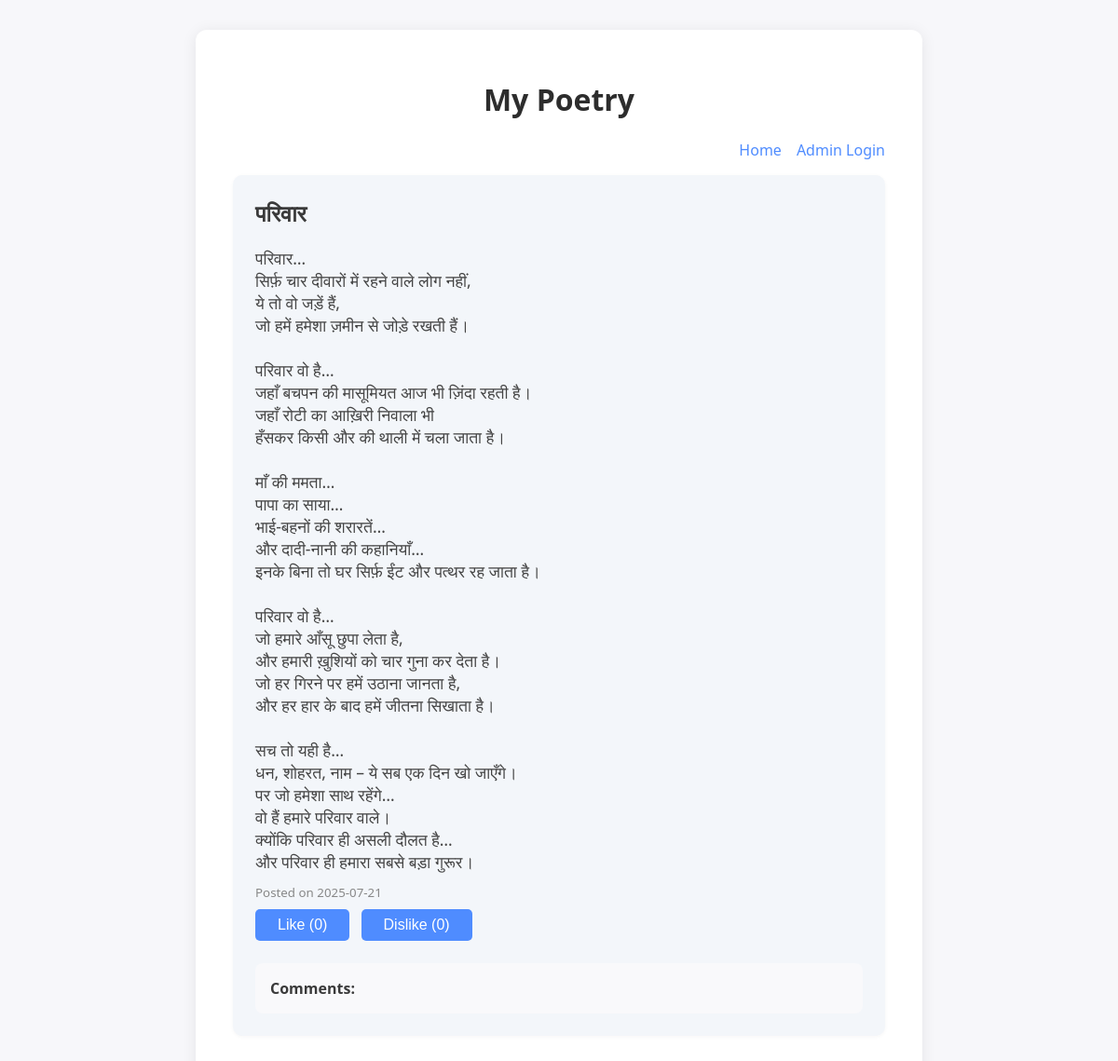
Screenshot of /poems/2 with the database file from the repository.
### main.py (models this page shows)
class Poem(Base):
    __tablename__ = "poems"
    id = Column(Integer, primary_key=True, index=True)
    title = Column(String, nullable=False)
    content = Column(Text, nullable=False)
    created_at = Column(DateTime, default=datetime.utcnow)
    likes = relationship("Like", back_populates="poem")
    comments = relationship("Comment", back_populates="poem")

### main.py (the view)
@app.get("/poems/{poem_id}", response_class=HTMLResponse)
def poem_detail(request: Request, poem_id: int, db: Session = Depends(get_db)):
    poem = db.query(Poem).filter(Poem.id == poem_id).first()
    if not poem:
        return HTMLResponse("Poem not found", status_code=404)
    is_admin = request.session.get("admin", False)
    session_id = request.session.get("sid")
    likes = sum(1 for l in poem.likes if l.value == 1)
    dislikes = sum(1 for l in poem.likes if l.value == -1)
    user_like = None
    if session_id:
        for l in poem.likes:
            if l.session_id == session_id:
                user_like = l.value
    created_at_str = poem.created_at.strftime('%Y-%m-%d') if isinstance(poem.created_at, datetime) else str(poem.created_at)[:10]
    comments = []
    for c in poem.comments:
        c_date = c.created_at.strftime('%Y-%m-%d') if isinstance(c.created_at, datetime) else str(c.created_at)[:10]
        comments.append({"id": c.id, "content": c.content, "created_at": c_date})
    return templates.TemplateResponse("poem_detail.html", {
        "request": request,
        "poem": poem,
        "likes": likes,
        "dislikes": dislikes,
        "user_like": user_like,
        "is_admin": is_admin,
        "created_at": created_at_str,
        "comments": comments
    })

### templates/poem_detail.html (shortened to what this page needs)
<!DOCTYPE html>
<html>
<head>
</head>
<body>
    <div class="container">
        <h1>My Poetry</h1>
        <div class="top-bar">
            <a href="/">Home</a>
            {% if is_admin %}
                <a href="/logout">Logout</a>
            {% else %}
                <a href="/login">Admin Login</a>
            {% endif %}
        </div>
        <div class="poem">
            <h2>{{ poem.title }}</h2>
            <pre>{{ poem.content }}</pre>
            <small>Posted on {{ created_at }}</small><br>
            <form action="/poems/{{ poem.id }}/like" method="post" style="display:inline;">
                <button class="like-btn" type="submit" {% if user_like == 1 %}style="font-weight:bold;"{% endif %}>Like ({{ likes }})</button>
            </form>
            <form action="/poems/{{ poem.id }}/like" method="post" style="display:inline;">
                <button class="dislike-btn" type="submit" {% if user_like == -1 %}style="font-weight:bold;"{% endif %}>Dislike ({{ dislikes }})</button>
            </form>
            <div class="comments">
                <strong>Comments:</strong>
            </div>
        </div>
    </div>
</body>
</html>

### templates/poem_detail.html (style rules this page uses)
body { font-family: 'Segoe UI', Arial, sans-serif; background: #f7f7fa; margin: 0; padding: 0; }
.container { max-width: 700px; margin: 2em auto; background: #fff; border-radius: 12px; box-shadow: 0 2px 16px rgba(0,0,0,0.08); padding: 2em 2.5em 2em 2.5em; }
h1 { text-align: center; color: #2d2d2d; }
.top-bar { display: flex; justify-content: flex-end; margin-bottom: 1em; }
.top-bar a { color: #4f8cff; text-decoration: none; font-weight: 500; margin-left: 1em; }
.poem { background: #f3f6fa; border-radius: 10px; box-shadow: 0 1px 4px rgba(0,0,0,0.04); padding: 1.5em; margin-bottom: 2em; position: relative; }
.poem h2 { margin-top: 0; color: #3a3a3a; }
.poem pre { background: none; font-family: inherit; font-size: 1.1em; color: #444; white-space: pre-wrap; margin: 1em 0 0.5em 0; }
.poem small { color: #888; }
.like-btn, .dislike-btn { background: #e3eafc; border: none; border-radius: 5px; color: #4f8cff; font-weight: 500; padding: 0.4em 1.1em; margin-right: 0.5em; margin-top: 0.5em; cursor: pointer; transition: background 0.2s, color 0.2s; }
.comments { margin-top: 1.5em; background: #f9f9fb; border-radius: 8px; padding: 1em; }
.comments strong { color: #3a3a3a; }
form[action^="/poems/"][method="post"] button { background: #4f8cff; color: #fff; border: none; border-radius: 5px; padding: 0.5em 1.5em; font-size: 1em; font-weight: 500; cursor: pointer; transition: background 0.2s; }

### rows the page displays
Poem: title "परिवार", content "परिवार… सिर्फ़ चार दीवारों में रहने वाले लोग नहीं, ये तो वो जड़ें हैं, जो हमें हमेशा ज़मीन से जोड़े रखती हैं। परिवार वो है… जहाँ बचपन की मासूमियत आज भी ज़िंदा रहती है। जहाँ रोटी का आख़िरी निवाला भी हँसकर किसी और की थाली में चला जाता है। माँ की ममता… पापा का साया… भाई-बहनों की शरारतें… और दादी-नानी की कहानियाँ… इनके बिना तो घर सिर्फ़ ईंट और पत्थर रह जाता है। परिवार वो है… जो हमारे आँसू छुपा लेता है, और हमारी ख़ुशियों को चार गुना कर देता है। जो हर गिरने पर हमें उठाना जानता है, और हर हार के बाद हमें जीतना सिखाता है। सच तो यही है… धन, शोहरत, नाम – ये सब एक दिन खो जाएँगे। पर जो हमेशा साथ रहेंगे… वो हैं हमारे परिवार वाले। क्योंकि परिवार ही असली दौलत है… और परिवार ही हमारा सबसे बड़ा गुरूर।"

### other values shown
{{ created_at }} "2025-07-21"
{{ likes }} "0"
{{ dislikes }} "0"
